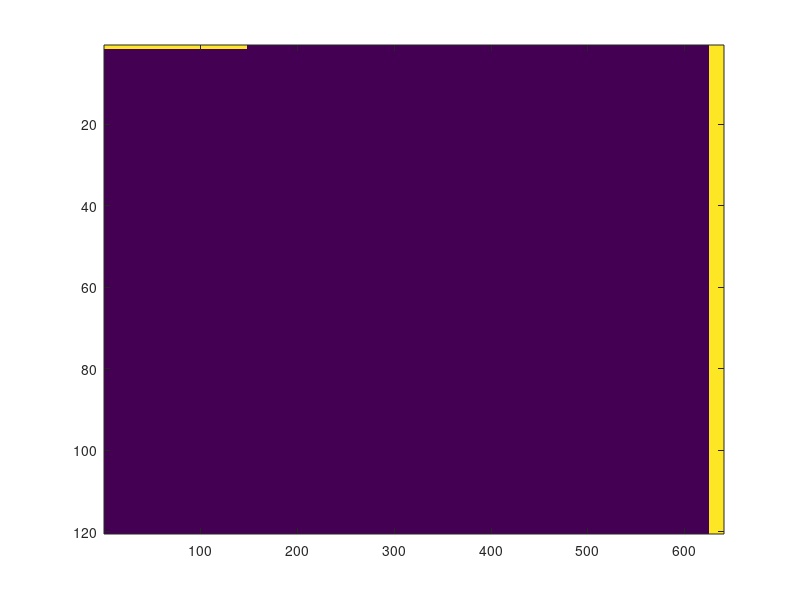
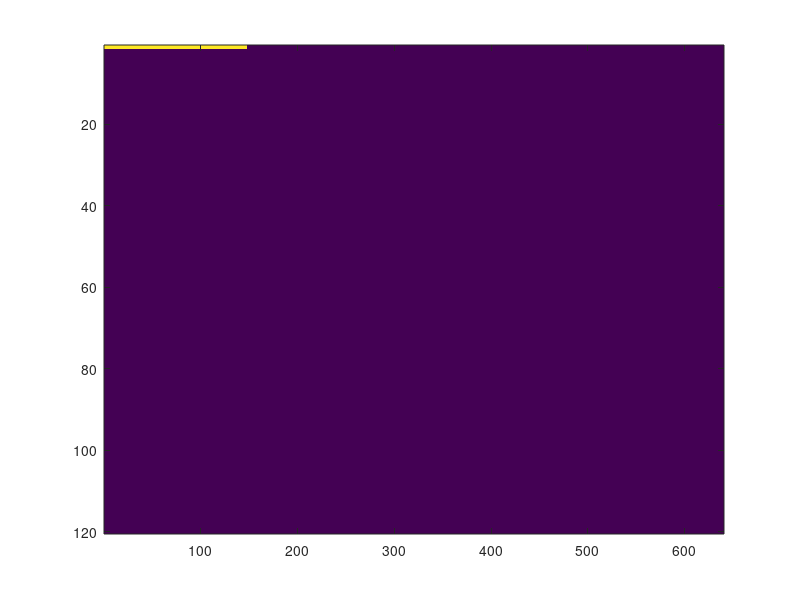

MATLAB code to generate these figures, in order:
%
clear all
close all
%

prec='real*8';
ieee='b';

mask = zeros(640,1,120);
mask(1:148,1,1)=1;
mask(626:640,1,1:120)=1;
figure(1)
imagesc(squeeze(mask)');
fid=fopen('rbcs_mask.bin','w',ieee); fwrite(fid,mask,prec); fclose(fid);

relax= zeros(640,1,120);
relax(1:148,1,1)=1;
figure(2)
imagesc(squeeze(relax)')
fid=fopen('rbcs_Tr1_fld.bin','w',ieee); fwrite(fid,relax,prec); fclose(fid);
